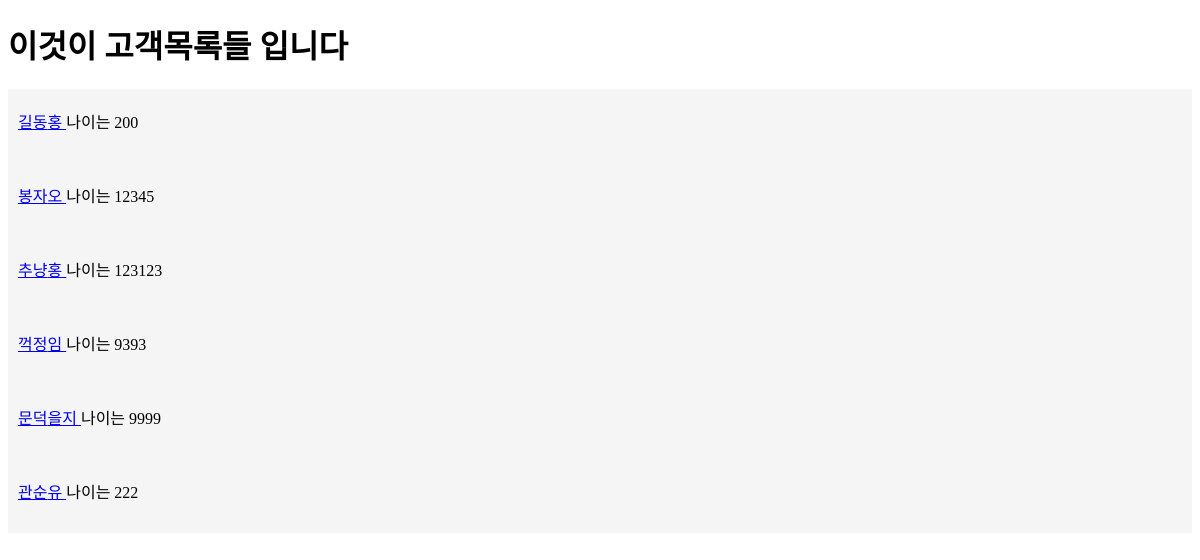
/홈페이지/, run on an earlier commit of the app's database.
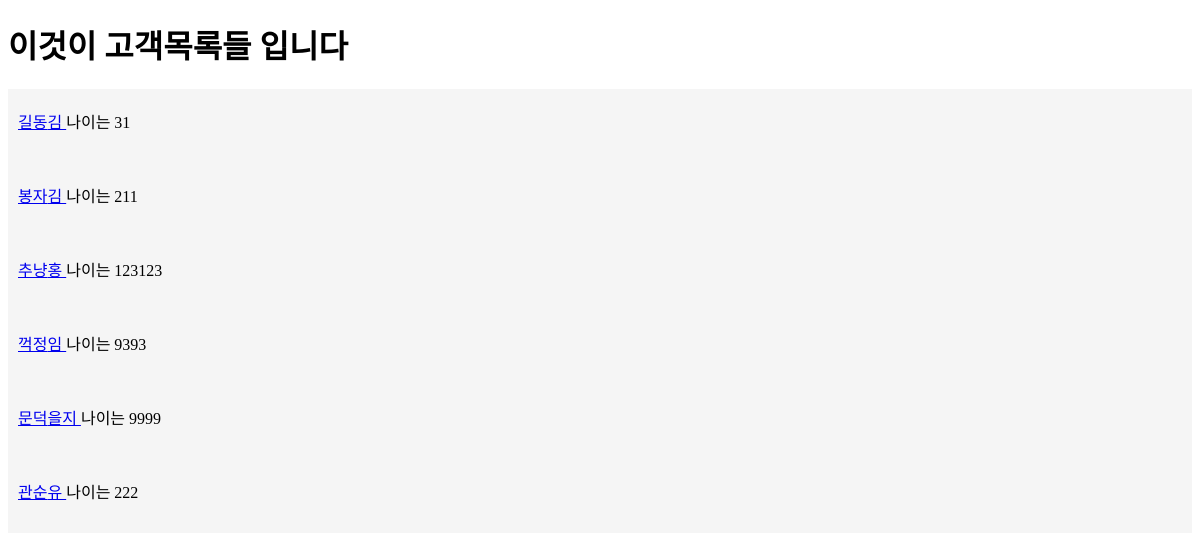
And on a later commit of the database.
### sales/models.py (models this page shows, shortened)
class Sale(models.Model):
    first_name = models.CharField(max_length=30)
    last_name = models.CharField(max_length=30)
    age = models.IntegerField(default=0)
    person = models.ForeignKey("Person", on_delete=models.CASCADE) #외래키

### sales/views.py (called while the page is built)
def 세일목록(request):
    사람 = Sale.objects.all()
    context = {
        "사람키":사람
    }
    return render(request, "folder/세일목록.html", context) #context=html을 동적으로만드는 dict()

### sales/templates/folder/세일목록.html (shortened to what this page needs)
<!DOCTYPE html>
<html>
    <head>
    </head>
    <body>
        <h1>이것이 고객목록들 입니다</h1>
        {% for 인간 in 사람키 %}
        <div class="세일">
           <a href="/홈페이지/{{인간.pk}}"> {{인간.first_name}}{{인간.last_name}} </a> 나이는 {{인간.age}}
        </div>
        {% endfor %}
    </body>
</html>

What changed in the data, as far as the page shows it:
changed Sale "길동": last_name "홍" → "김"; age "200" → "31"
changed Sale "봉자": last_name "오" → "김"; age "12345" → "211"
